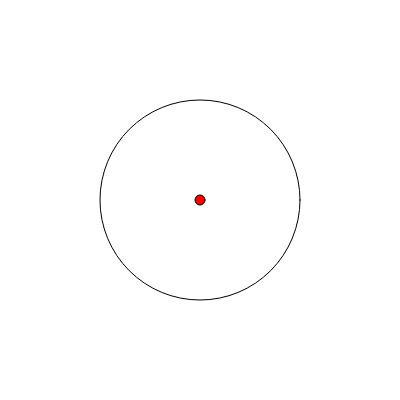
Frame 1 (no input)
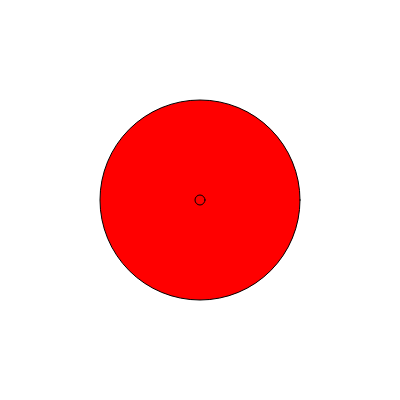
Frame 60 (no input)
Frame 120 (the mouse pressed at the canvas centre since frame 60): identical to frame 60, image omitted

The p5.js sketch that drew these frames (run headless with seeded random() and noise() and a simulated clock; from frame 60 on, the mouse is pressed at the canvas centre):

// p5.js sketch
// ── sketch.js
let dot = { x: 0, y: 0 };
let dragging = false;
let circleRadius = 100;

function setup() {
  createCanvas(400, 400);
  // Initialize dot position at the center of the canvas
  dot.x = width / 2;
  dot.y = height / 2;
}

function draw() {
  background(255);

  // Draw unit circle
  ellipse(width / 2, height / 2, circleRadius * 2, circleRadius * 2);

  // Draw draggable dot
  fill(255, 0, 0);
  ellipse(dot.x, dot.y, 10, 10); // Dot size

  // Update dot position if dragging
  if (dragging) {
    dot.x = mouseX;
    dot.y = mouseY;

    // Constrain dot within the circle
    let d = dist(width / 2, height / 2, dot.x, dot.y);
    if (d > circleRadius) {
      let angle = atan2(dot.y - height / 2, dot.x - width / 2);
      dot.x = width / 2 + circleRadius * cos(angle);
      dot.y = height / 2 + circleRadius * sin(angle);
    }
  }
}

function mousePressed() {
  // Check if mouse is over the dot
  if (dist(mouseX, mouseY, dot.x, dot.y) < 10) {
    dragging = true;
  }
}

function mouseReleased() {
  dragging = false;
}

// ── 3d.html
<!DOCTYPE html>
<html lang="en">

<head>
    <meta charset="UTF-8" />
    <meta name="viewport" content="width=device-width" />
    <title>Interactive Graphics with p5.js</title>
    <link rel="stylesheet" href="style.css" />
    <script src="https://cdnjs.cloudflare.com/ajax/libs/p5.js/1.9.0/p5.js"></script>
    <script src="https://cdn.jsdelivr.net/npm/mathjs@12.2.0/lib/browser/math.min.js"></script>
</head>

<body>
    <div id="velocity-canvas"></div>
    <p>_</p>
    <div id="spacetime-canvas"></div>

</body>
<script src="3d_wigner_sketch.js"></script>

</html>
